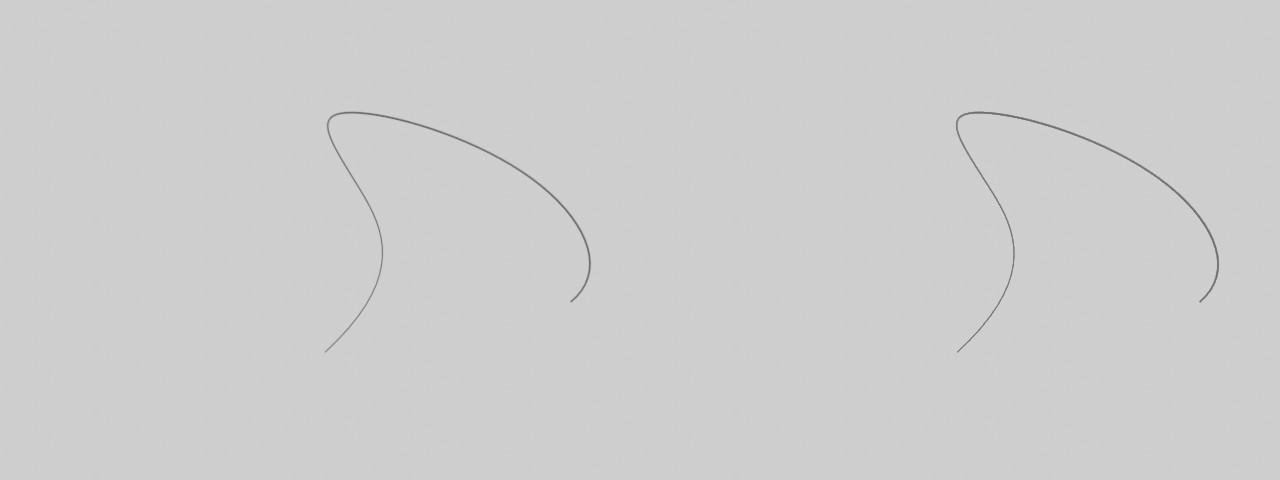
#> input picture data/simulated/blend1/blend1_2.jpg, 1280 x 480 px, found by its file name
$ python j_reconstruction.py ../../data/simulated/blend1/blend1_1.jpg ../../data/simulated/blend1/blend1_2.jpg
#> lines starting #> are read from the running program, lines starting #| are printed output that depends on the picture
import matplotlib.pyplot as plt
import matplotlib.image as mpimg
import numpy as np
import cv2
# from pixel_ordering import order_pixels
import scipy.interpolate as interp
from heapq import heappush, heappop

# [98 lines left out: function j_reconstruction, not called in this run]


if __name__ == "__main__":
# [13 lines of commented-out code are left out]
    folder_num = 1
    file_num = 2
    fileb = "../Blender_imgs/blend%d/blend%d_%d.jpg" % (folder_num, folder_num, file_num)
    calib = "/Users/neelay/ARClabXtra/Blender_imgs/blend_calibration.yaml"
    imgb = cv2.imread(fileb)
#> imgb is the input picture: shape (480, 1280, 3); min 102, max 219, mean 205.7
    imgb = cv2.cvtColor(imgb, cv2.COLOR_BGR2GRAY)
#> imgb: shape (480, 1280)
    img1 = imgb[:, :640]
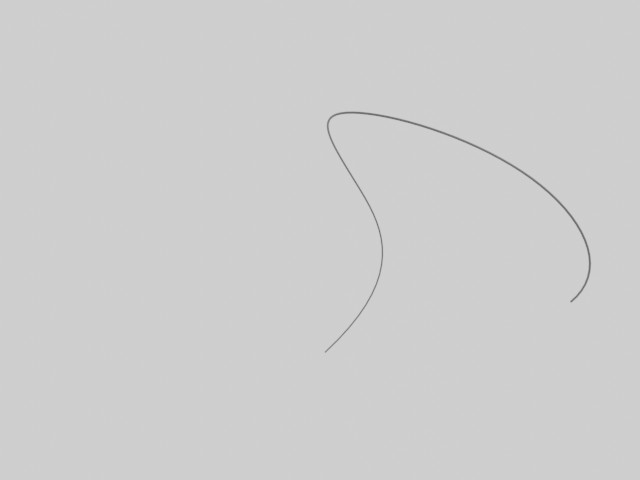
#> img1: shape (480, 640); min 104, max 216, mean 205.7
    img2 = imgb[:, 640:]
    img1 = np.where(img1>=200, 255, img1)
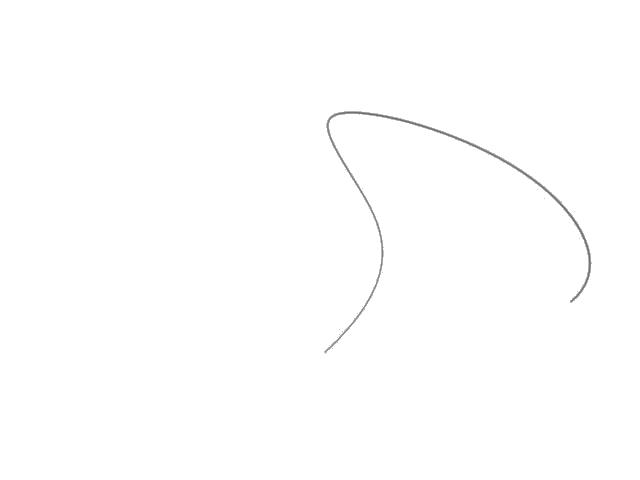
#> img1: shape (480, 640); min 104, max 255, mean 254.4
    img2 = np.where(img2>=200, 255, img2)
#> (the run stopped early here; a loop or call above may not have finished)
